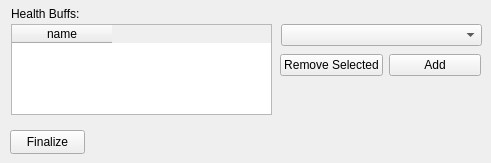
        <widget class="QWidget" name="tab_14">
         <attribute name="title">
          <string>HealthBuff</string>
         </attribute>
         <widget class="QComboBox" name="box_hb">
          <property name="geometry">
           <rect>
            <x>281</x>
            <y>24</y>
            <width>201</width>
            <height>22</height>
           </rect>
          </property>
         </widget>
         <widget class="QTableWidget" name="tb_hb">
          <property name="geometry">
           <rect>
            <x>11</x>
            <y>24</y>
            <width>261</width>
            <height>91</height>
           </rect>
          </property>
          <property name="selectionBehavior">
           <enum>QAbstractItemView::SelectRows</enum>
          </property>
          <column>
           <property name="text">
            <string>name</string>
           </property>
          </column>
         </widget>
         <widget class="QLabel" name="label_70">
          <property name="geometry">
           <rect>
            <x>11</x>
            <y>4</y>
            <width>101</width>
            <height>20</height>
           </rect>
          </property>
          <property name="text">
           <string>Health Buffs:</string>
          </property>
         </widget>
         <widget class="QWidget" name="horizontalLayoutWidget_21">
          <property name="geometry">
           <rect>
            <x>280</x>
            <y>50</y>
            <width>201</width>
            <height>31</height>
           </rect>
          </property>
          <layout class="QHBoxLayout" name="grid_addremove_23">
           <item>
            <widget class="QPushButton" name="pb_rem_hb">
             <property name="text">
              <string>Remove Selected</string>
             </property>
            </widget>
           </item>
           <item>
            <widget class="QPushButton" name="pb_add_hb">
             <property name="text">
              <string>Add</string>
             </property>
            </widget>
           </item>
          </layout>
         </widget>
         <widget class="QPushButton" name="pb_finalize_hb">
          <property name="geometry">
           <rect>
            <x>10</x>
            <y>130</y>
            <width>75</width>
            <height>24</height>
           </rect>
          </property>
          <property name="text">
           <string>Finalize</string>
          </property>
         </widget>
        </widget>
